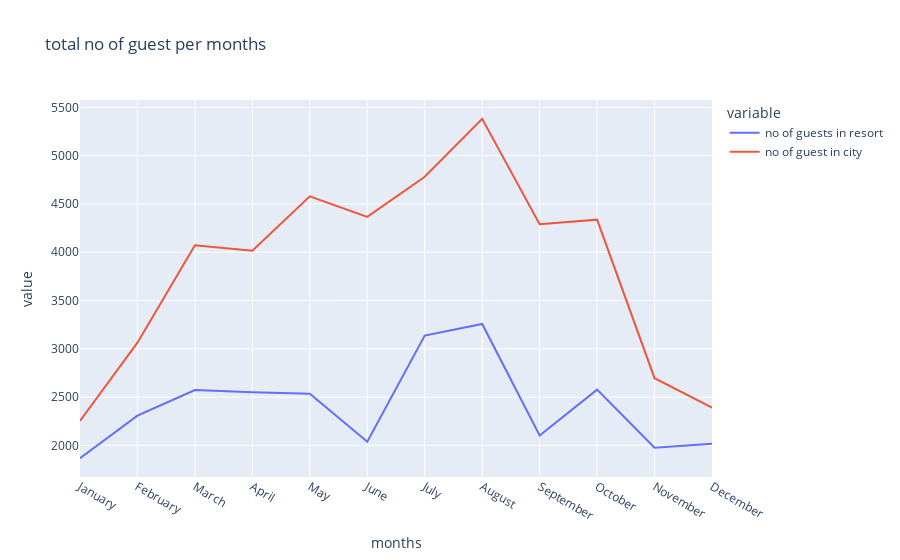

Write notebook code for a chart like this one.
### Code cell
#we need trend, so we go for line plot

px.line(final_rush,x='months',y= ['no of guests in resort', 'no of guest in city'],
       title='total no of guest per months')

### Figure 1 — Plotly figure (JSON) as saved in the notebook; plotly's stock layout.template omitted (floating-point values rounded to 4 significant figures)
{"data": [{"hovertemplate": "variable=no of guests in resort<br>months=%{x}<br>value=%{y}<extra></extra>", "legendgroup": "no of guests in resort", "line": {"color": "#636efa", "dash": "solid"}, "mode": "lines", "name": "no of guests in resort", "orientation": "v", "showlegend": true, "type": "scatter", "x": ["January", "February", "March", "April", "May", "June", "July", "August", "September", "October", "November", "December"], "xaxis": "x", "y": [1868, 2308, 2573, 2550, 2535, 2038, 3137, 3257, 2102, 2577, 1976, 2017], "yaxis": "y"}, {"hovertemplate": "variable=no of guest in city<br>months=%{x}<br>value=%{y}<extra></extra>", "legendgroup": "no of guest in city", "line": {"color": "#EF553B", "dash": "solid"}, "mode": "lines", "name": "no of guest in city", "orientation": "v", "showlegend": true, "type": "scatter", "x": ["January", "February", "March", "April", "May", "June", "July", "August", "September", "October", "November", "December"], "xaxis": "x", "y": [2254, 3064, 4072, 4015, 4579, 4366, 4782, 5381, 4290, 4337, 2696, 2392], "yaxis": "y"}], "layout": {"legend": {"title": {"text": "variable"}, "tracegroupgap": 0}, "title": {"text": "total no of guest per months"}, "xaxis": {"anchor": "y", "domain": [0, 1], "title": {"text": "months"}}, "yaxis": {"anchor": "x", "domain": [0, 1], "title": {"text": "value"}}}}
